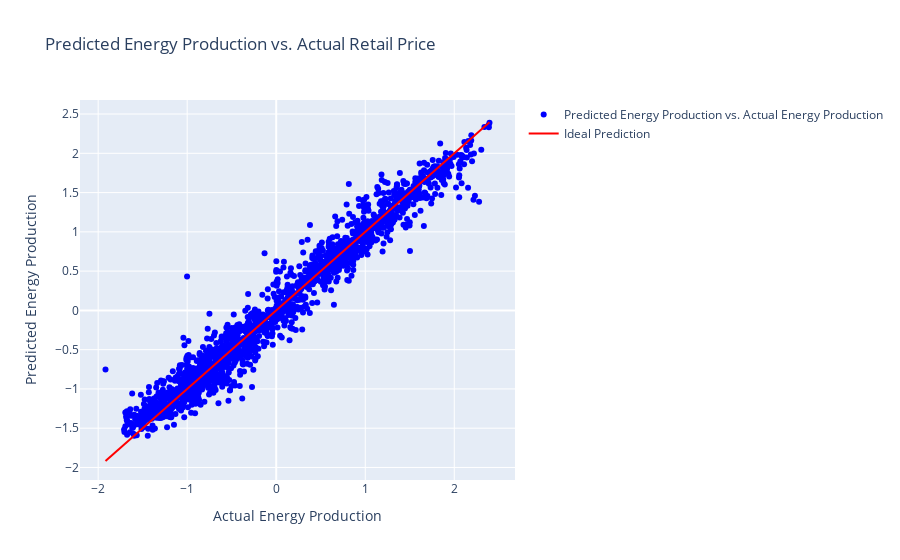

The code cell stored with this chart in its notebook:
### Code cell
import plotly.graph_objects as go

y_pred = random_forest.predict(X_test)


fig = go.Figure()
fig.add_trace(go.Scatter(x=y_test, y=y_pred, mode='markers',
                         marker=dict(color='blue'),
                         name='Predicted Energy Production vs. Actual Energy Production'))
fig.add_trace(go.Scatter(x=[min(y_test), max(y_test)], y=[min(y_test), max(y_test)],
                         mode='lines',
                         marker=dict(color='red'),
                         name='Ideal Prediction'))
fig.update_layout(
    title='Predicted Energy Production vs. Actual Retail Price',
    xaxis_title='Actual Energy Production',
    yaxis_title='Predicted Energy Production'
)
fig.show()

### Figure 1 — Plotly figure (JSON) as saved in the notebook; plotly's stock layout.template omitted (floating-point values rounded to 4 significant figures; data arrays with more than 128 entries replaced by an {"elided": "..."} marker saying what was removed)
{"data": [{"marker": {"color": "blue"}, "mode": "markers", "name": "Predicted Energy Production vs. Actual Energy Production", "type": "scatter", "x": {"elided": "1884 float values"}, "y": {"elided": "1884 float values"}}, {"marker": {"color": "red"}, "mode": "lines", "name": "Ideal Prediction", "type": "scatter", "x": [-1.918, 2.396], "y": [-1.918, 2.396]}], "layout": {"title": {"text": "Predicted Energy Production vs. Actual Retail Price"}, "xaxis": {"title": {"text": "Actual Energy Production"}}, "yaxis": {"title": {"text": "Predicted Energy Production"}}}}
